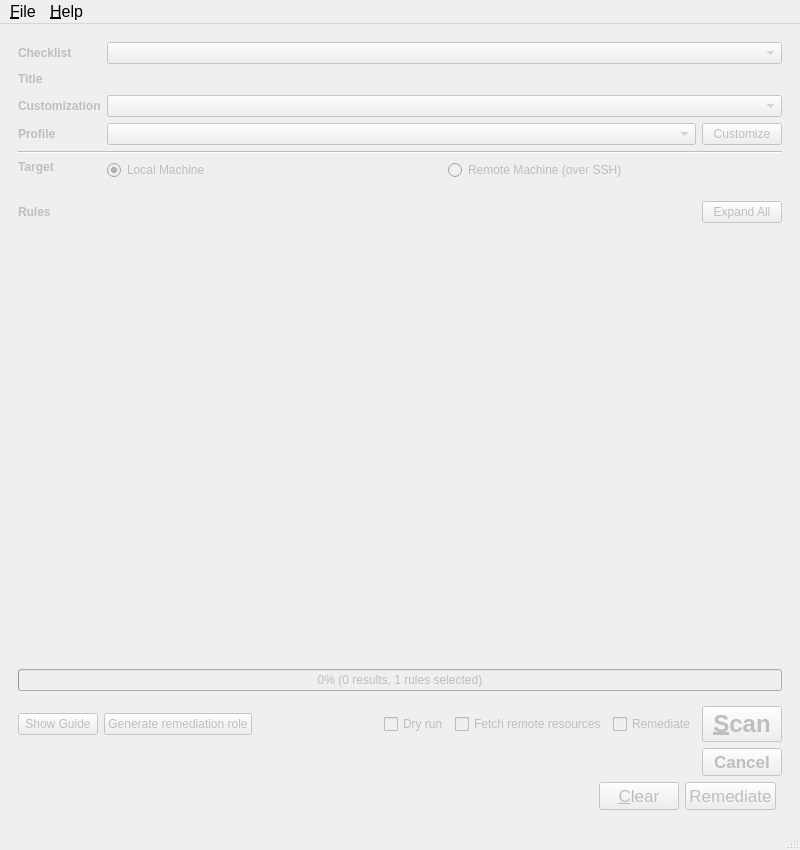
<?xml version="1.0" encoding="UTF-8"?>
<ui version="4.0">
 <class>MainWindow</class>
 <widget class="QMainWindow" name="MainWindow">
  <property name="enabled">
   <bool>true</bool>
  </property>
  <property name="geometry">
   <rect>
    <x>0</x>
    <y>0</y>
    <width>800</width>
    <height>850</height>
   </rect>
  </property>
  <property name="windowTitle">
   <string>SCAP Workbench</string>
  </property>
  <widget class="QWidget" name="centralwidget">
   <property name="enabled">
    <bool>false</bool>
   </property>
   <layout class="QVBoxLayout" name="verticalLayout">
    <item>
     <widget class="QWidget" name="scanProperties" native="true">
      <layout class="QGridLayout" name="gridLayout">
       <item row="6" column="2">
        <widget class="QPushButton" name="customizeProfileButton">
         <property name="toolTip">
          <string>Duplicates the current profile, and opens a window to customize it.</string>
         </property>
         <property name="text">
          <string>Customize</string>
         </property>
         <property name="shortcut">
          <string>Ctrl+T</string>
         </property>
        </widget>
       </item>
       <item row="7" column="0" colspan="3">
        <widget class="Line" name="line_2">
         <property name="orientation">
          <enum>Qt::Horizontal</enum>
         </property>
        </widget>
       </item>
       <item row="2" column="1" colspan="2">
        <widget class="QComboBox" name="checklistComboBox">
         <property name="sizePolicy">
          <sizepolicy hsizetype="Preferred" vsizetype="Fixed">
           <horstretch>0</horstretch>
           <verstretch>0</verstretch>
          </sizepolicy>
         </property>
        </widget>
       </item>
       <item row="6" column="0">
        <widget class="QLabel" name="label_3">
         <property name="font">
          <font>
           <weight>75</weight>
           <bold>true</bold>
          </font>
         </property>
         <property name="text">
          <string>Profile</string>
         </property>
        </widget>
       </item>
       <item row="2" column="0">
        <widget class="QLabel" name="checklistLabel">
         <property name="font">
          <font>
           <weight>75</weight>
           <bold>true</bold>
          </font>
         </property>
         <property name="text">
          <string>Checklist</string>
         </property>
        </widget>
       </item>
       <item row="10" column="0">
        <widget class="QLabel" name="label">
         <property name="font">
          <font>
           <weight>75</weight>
           <bold>true</bold>
          </font>
         </property>
         <property name="text">
          <string>Target</string>
         </property>
         <property name="alignment">
          <set>Qt::AlignLeading|Qt::AlignLeft|Qt::AlignTop</set>
         </property>
        </widget>
       </item>
       <item row="5" column="0">
        <widget class="QLabel" name="label_4">
         <property name="font">
          <font>
           <weight>75</weight>
           <bold>true</bold>
          </font>
         </property>
         <property name="text">
          <string>Customization</string>
         </property>
        </widget>
       </item>
       <item row="6" column="1">
        <widget class="QComboBox" name="profileComboBox">
         <property name="toolTip">
          <string>Determines which XCCDF profile will be used for evaluation. Listed profiles come from the input content and customization file.</string>
         </property>
         <property name="maxVisibleItems">
          <number>15</number>
         </property>
        </widget>
       </item>
       <item row="3" column="1" colspan="2">
        <widget class="QLabel" name="titleLabel">
         <property name="sizePolicy">
          <sizepolicy hsizetype="Expanding" vsizetype="Preferred">
           <horstretch>0</horstretch>
           <verstretch>0</verstretch>
          </sizepolicy>
         </property>
         <property name="font">
          <font>
           <pointsize>12</pointsize>
           <weight>75</weight>
           <bold>true</bold>
          </font>
         </property>
         <property name="toolTip">
          <string>TItle of the XCCDF Benchmark</string>
         </property>
         <property name="text">
          <string/>
         </property>
        </widget>
       </item>
       <item row="3" column="0">
        <widget class="QLabel" name="label_5">
         <property name="font">
          <font>
           <weight>75</weight>
           <bold>true</bold>
          </font>
         </property>
         <property name="text">
          <string>Title</string>
         </property>
        </widget>
       </item>
       <item row="4" column="1">
        <spacer name="horizontalSpacer_2">
         <property name="orientation">
          <enum>Qt::Horizontal</enum>
         </property>
         <property name="sizeHint" stdset="0">
          <size>
           <width>40</width>
           <height>1</height>
          </size>
         </property>
        </spacer>
       </item>
       <item row="5" column="1" colspan="2">
        <widget class="QComboBox" name="tailoringFileComboBox">
         <property name="toolTip">
          <string>Allows to select, load or reset a customization. Customization is called XCCDF Tailoring in the specification.</string>
         </property>
        </widget>
       </item>
       <item row="10" column="1" colspan="2">
        <widget class="QWidget" name="widget_4" native="true">
         <property name="sizePolicy">
          <sizepolicy hsizetype="Preferred" vsizetype="Preferred">
           <horstretch>0</horstretch>
           <verstretch>0</verstretch>
          </sizepolicy>
         </property>
         <layout class="QHBoxLayout" name="horizontalLayout_5">
          <property name="leftMargin">
           <number>0</number>
          </property>
          <property name="topMargin">
           <number>0</number>
          </property>
          <property name="rightMargin">
           <number>0</number>
          </property>
          <property name="bottomMargin">
           <number>0</number>
          </property>
          <item>
           <widget class="QRadioButton" name="localMachineRadioButton">
            <property name="toolTip">
             <string>Selecting the Local Machine target will cause workbench to evaluate the same machine that it is running on.</string>
            </property>
            <property name="text">
             <string>Local Machine</string>
            </property>
            <property name="checked">
             <bool>true</bool>
            </property>
           </widget>
          </item>
          <item>
           <widget class="QRadioButton" name="remoteMachineRadioButton">
            <property name="sizePolicy">
             <sizepolicy hsizetype="Preferred" vsizetype="Fixed">
              <horstretch>0</horstretch>
              <verstretch>0</verstretch>
             </sizepolicy>
            </property>
            <property name="toolTip">
             <string>The Remote Machine target enables workbench to scan any remote machine that can be accessed using SSH.</string>
            </property>
            <property name="text">
             <string>Remote Machine (over SSH)</string>
            </property>
           </widget>
          </item>
         </layout>
        </widget>
       </item>
       <item row="11" column="0" colspan="3">
        <widget class="RemoteMachineComboBox" name="remoteMachineDetails" native="true">
         <property name="focusPolicy">
          <enum>Qt::StrongFocus</enum>
         </property>
        </widget>
       </item>
      </layout>
     </widget>
    </item>
    <item>
     <layout class="QVBoxLayout" name="ruleResults">
      <property name="leftMargin">
       <number>9</number>
      </property>
      <property name="rightMargin">
       <number>9</number>
      </property>
      <item>
       <layout class="QHBoxLayout" name="horizontalLayout_6">
        <item>
         <widget class="QLabel" name="label_2">
          <property name="font">
           <font>
            <weight>75</weight>
            <bold>true</bold>
           </font>
          </property>
          <property name="text">
           <string>Rules</string>
          </property>
         </widget>
        </item>
        <item>
         <spacer name="horizontalSpacer_5">
          <property name="orientation">
           <enum>Qt::Horizontal</enum>
          </property>
          <property name="sizeHint" stdset="0">
           <size>
            <width>40</width>
            <height>20</height>
           </size>
          </property>
         </spacer>
        </item>
        <item>
         <widget class="QPushButton" name="expandRulesButton">
          <property name="text">
           <string>Expand All</string>
          </property>
         </widget>
        </item>
       </layout>
      </item>
      <item>
       <widget class="RuleResultsTree" name="ruleResultsTree" native="true">
        <property name="sizePolicy">
         <sizepolicy hsizetype="Preferred" vsizetype="Expanding">
          <horstretch>0</horstretch>
          <verstretch>0</verstretch>
         </sizepolicy>
        </property>
        <property name="focusPolicy">
         <enum>Qt::TabFocus</enum>
        </property>
       </widget>
      </item>
      <item>
       <widget class="QProgressBar" name="progressBar">
        <property name="maximum">
         <number>1</number>
        </property>
        <property name="value">
         <number>0</number>
        </property>
        <property name="format">
         <string>%p% (%v results, %m rules selected)</string>
        </property>
       </widget>
      </item>
     </layout>
    </item>
    <item>
     <widget class="QWidget" name="widget" native="true">
      <property name="sizePolicy">
       <sizepolicy hsizetype="Preferred" vsizetype="Maximum">
        <horstretch>0</horstretch>
        <verstretch>0</verstretch>
       </sizepolicy>
      </property>
      <layout class="QHBoxLayout" name="horizontalLayout_2">
       <item>
        <widget class="QWidget" name="widget_5" native="true">
         <layout class="QVBoxLayout" name="verticalLayout_3">
          <property name="leftMargin">
           <number>0</number>
          </property>
          <property name="topMargin">
           <number>0</number>
          </property>
          <property name="rightMargin">
           <number>0</number>
          </property>
          <property name="bottomMargin">
           <number>0</number>
          </property>
          <item>
           <widget class="QWidget" name="preScanTools" native="true">
            <layout class="QHBoxLayout" name="horizontalLayout">
             <property name="leftMargin">
              <number>0</number>
             </property>
             <property name="topMargin">
              <number>0</number>
             </property>
             <property name="rightMargin">
              <number>0</number>
             </property>
             <property name="bottomMargin">
              <number>0</number>
             </property>
             <item>
              <widget class="QPushButton" name="showGuideButton">
               <property name="text">
                <string>Show Guide</string>
               </property>
              </widget>
             </item>
             <item>
              <widget class="QPushButton" name="genRemediationButton">
               <property name="toolTip">
                <string>Generate remediation role that contains fix for every single rule the in the profile. Note that not every rule implements a fix.</string>
               </property>
               <property name="text">
                <string>Generate remediation role</string>
               </property>
              </widget>
             </item>
             <item>
              <spacer name="horizontalSpacer">
               <property name="orientation">
                <enum>Qt::Horizontal</enum>
               </property>
               <property name="sizeHint" stdset="0">
                <size>
                 <width>211</width>
                 <height>20</height>
                </size>
               </property>
              </spacer>
             </item>
             <item>
              <widget class="QCheckBox" name="dryRunCheckBox">
               <property name="toolTip">
                <string>When checked no action is performed after pressing Scan, a dialog with the used command-line arguments is shown instead.</string>
               </property>
               <property name="text">
                <string>Dry run</string>
               </property>
              </widget>
             </item>
             <item>
              <widget class="QCheckBox" name="fetchRemoteResourcesCheckbox">
               <property name="toolTip">
                <string>&lt;html&gt;&lt;head/&gt;&lt;body&gt;&lt;p&gt;Allow download of&amp;nbsp;remote OVAL content referenced from&amp;nbsp;XCCDF by&amp;nbsp;check-content-ref/@href.&lt;/p&gt;&lt;/body&gt;&lt;/html&gt;</string>
               </property>
               <property name="text">
                <string>Fetch remote resources</string>
               </property>
              </widget>
             </item>
             <item>
              <widget class="QCheckBox" name="onlineRemediationCheckBox">
               <property name="toolTip">
                <string>&lt;html&gt;&lt;head/&gt;&lt;body&gt;&lt;p&gt;Attempts to automatically correct issues identified by the scan.&lt;/p&gt;&lt;p&gt;Note: Automated remediation may impact system functionality.&lt;/p&gt;&lt;/body&gt;&lt;/html&gt;</string>
               </property>
               <property name="text">
                <string>Remediate</string>
               </property>
              </widget>
             </item>
             <item>
              <widget class="QPushButton" name="scanButton">
               <property name="font">
                <font>
                 <pointsize>18</pointsize>
                 <weight>75</weight>
                 <bold>true</bold>
                </font>
               </property>
               <property name="toolTip">
                <string>Starts the evaluation.</string>
               </property>
               <property name="text">
                <string>&amp;Scan</string>
               </property>
              </widget>
             </item>
            </layout>
           </widget>
          </item>
          <item>
           <widget class="QWidget" name="scanTools" native="true">
            <layout class="QHBoxLayout" name="horizontalLayout_4">
             <property name="leftMargin">
              <number>0</number>
             </property>
             <property name="topMargin">
              <number>0</number>
             </property>
             <property name="rightMargin">
              <number>0</number>
             </property>
             <property name="bottomMargin">
              <number>0</number>
             </property>
             <item>
              <spacer name="horizontalSpacer_4">
               <property name="orientation">
                <enum>Qt::Horizontal</enum>
               </property>
               <property name="sizeHint" stdset="0">
                <size>
                 <width>40</width>
                 <height>20</height>
                </size>
               </property>
              </spacer>
             </item>
             <item>
              <widget class="QPushButton" name="cancelButton">
               <property name="font">
                <font>
                 <pointsize>13</pointsize>
                 <weight>75</weight>
                 <bold>true</bold>
                </font>
               </property>
               <property name="toolTip">
                <string>Cancels the evaluation. Partial results may be lost.</string>
               </property>
               <property name="text">
                <string>Cancel</string>
               </property>
               <property name="shortcut">
                <string/>
               </property>
              </widget>
             </item>
            </layout>
           </widget>
          </item>
          <item>
           <widget class="QWidget" name="postScanTools" native="true">
            <layout class="QHBoxLayout" name="horizontalLayout_3">
             <property name="leftMargin">
              <number>0</number>
             </property>
             <property name="topMargin">
              <number>0</number>
             </property>
             <property name="rightMargin">
              <number>0</number>
             </property>
             <property name="bottomMargin">
              <number>0</number>
             </property>
             <item>
              <spacer name="horizontalSpacer_3">
               <property name="orientation">
                <enum>Qt::Horizontal</enum>
               </property>
               <property name="sizeHint" stdset="0">
                <size>
                 <width>40</width>
                 <height>20</height>
                </size>
               </property>
              </spacer>
             </item>
             <item>
              <widget class="QPushButton" name="clearButton">
               <property name="font">
                <font>
                 <pointsize>13</pointsize>
                </font>
               </property>
               <property name="toolTip">
                <string>Causes workbench to forget all collected evaluation results and prepares it for another scan.</string>
               </property>
               <property name="text">
                <string>&amp;Clear</string>
               </property>
              </widget>
             </item>
             <item>
              <widget class="QPushButton" name="offlineRemediateButton">
               <property name="enabled">
                <bool>false</bool>
               </property>
               <property name="font">
                <font>
                 <pointsize>13</pointsize>
                </font>
               </property>
               <property name="text">
                <string>Remediate</string>
               </property>
               <property name="checkable">
                <bool>false</bool>
               </property>
               <property name="checked">
                <bool>false</bool>
               </property>
              </widget>
             </item>
             <item>
              <widget class="ResultViewer" name="resultViewer" native="true"/>
             </item>
            </layout>
           </widget>
          </item>
         </layout>
        </widget>
       </item>
      </layout>
     </widget>
    </item>
   </layout>
  </widget>
  <widget class="QStatusBar" name="statusBar"/>
  <widget class="QMenuBar" name="menuBar">
   <property name="geometry">
    <rect>
     <x>0</x>
     <y>0</y>
     <width>800</width>
     <height>26</height>
    </rect>
   </property>
   <property name="font">
    <font>
     <pointsize>12</pointsize>
    </font>
   </property>
   <property name="defaultUp">
    <bool>false</bool>
   </property>
   <widget class="QMenu" name="menuFile">
    <property name="title">
     <string>&amp;File</string>
    </property>
    <widget class="QMenu" name="menuSave">
     <property name="title">
      <string>Save &amp;All</string>
     </property>
     <addaction name="actionSaveIntoDirectory"/>
     <addaction name="actionSaveAsRPM"/>
    </widget>
    <addaction name="actionOpenSSG"/>
    <addaction name="actionOpen"/>
    <addaction name="actionReloadContent"/>
    <addaction name="separator"/>
    <addaction name="actionOpenCustomizationFile"/>
    <addaction name="separator"/>
    <addaction name="actionSaveTailoring"/>
    <addaction name="menuSave"/>
    <addaction name="separator"/>
    <addaction name="actionQuit"/>
   </widget>
   <widget class="QMenu" name="menuHelp">
    <property name="title">
     <string>&amp;Help</string>
    </property>
    <addaction name="actionUserManual"/>
    <addaction name="separator"/>
    <addaction name="actionShowDiagnostics"/>
    <addaction name="separator"/>
    <addaction name="actionAbout"/>
    <addaction name="actionAboutQt"/>
   </widget>
   <addaction name="menuFile"/>
   <addaction name="menuHelp"/>
  </widget>
  <action name="actionOpen">
   <property name="text">
    <string>&amp;Open Other Content</string>
   </property>
   <property name="shortcutContext">
    <enum>Qt::ApplicationShortcut</enum>
   </property>
  </action>
  <action name="actionQuit">
   <property name="text">
    <string>&amp;Quit</string>
   </property>
   <property name="shortcut">
    <string>Ctrl+Q</string>
   </property>
  </action>
  <action name="actionAbout">
   <property name="text">
    <string>About SCAP Workbench</string>
   </property>
  </action>
  <action name="actionUserManual">
   <property name="text">
    <string>User Manual</string>
   </property>
  </action>
  <action name="actionSaveIntoDirectory">
   <property name="text">
    <string>Into a &amp;directory</string>
   </property>
  </action>
  <action name="actionSaveAsRPM">
   <property name="text">
    <string>As &amp;RPM</string>
   </property>
  </action>
  <action name="actionAboutQt">
   <property name="text">
    <string>About Qt</string>
   </property>
  </action>
  <action name="actionShowDiagnostics">
   <property name="text">
    <string>Show Diagnostics</string>
   </property>
  </action>
  <action name="actionSaveTailoring">
   <property name="text">
    <string>Save Customization O&amp;nly</string>
   </property>
  </action>
  <action name="actionOpenSSG">
   <property name="text">
    <string>Open content from &amp;SCAP Security Guide</string>
   </property>
  </action>
  <action name="actionOpenCustomizationFile">
   <property name="text">
    <string>Open &amp;Customization File</string>
   </property>
  </action>
  <action name="actionReloadContent">
   <property name="text">
    <string>&amp;Reload Opened Content</string>
   </property>
   <property name="iconText">
    <string>Reload Opened Content</string>
   </property>
   <property name="toolTip">
    <string>Reload Opened Content</string>
   </property>
  </action>
 </widget>
 <customwidgets>
  <customwidget>
   <class>ResultViewer</class>
   <extends>QWidget</extends>
   <header>ResultViewer.h</header>
   <container>1</container>
  </customwidget>
  <customwidget>
   <class>RemoteMachineComboBox</class>
   <extends>QWidget</extends>
   <header>RemoteMachineComboBox.h</header>
   <container>1</container>
  </customwidget>
  <customwidget>
   <class>RuleResultsTree</class>
   <extends>QWidget</extends>
   <header>RuleResultsTree.h</header>
   <container>1</container>
  </customwidget>
 </customwidgets>
 <tabstops>
  <tabstop>checklistComboBox</tabstop>
  <tabstop>tailoringFileComboBox</tabstop>
  <tabstop>profileComboBox</tabstop>
  <tabstop>customizeProfileButton</tabstop>
  <tabstop>localMachineRadioButton</tabstop>
  <tabstop>remoteMachineRadioButton</tabstop>
  <tabstop>remoteMachineDetails</tabstop>
  <tabstop>expandRulesButton</tabstop>
  <tabstop>ruleResultsTree</tabstop>
  <tabstop>showGuideButton</tabstop>
  <tabstop>genRemediationButton</tabstop>
  <tabstop>dryRunCheckBox</tabstop>
  <tabstop>fetchRemoteResourcesCheckbox</tabstop>
  <tabstop>onlineRemediationCheckBox</tabstop>
  <tabstop>scanButton</tabstop>
  <tabstop>cancelButton</tabstop>
  <tabstop>clearButton</tabstop>
  <tabstop>offlineRemediateButton</tabstop>
 </tabstops>
 <resources/>
 <connections>
  <connection>
   <sender>remoteMachineRadioButton</sender>
   <signal>toggled(bool)</signal>
   <receiver>remoteMachineDetails</receiver>
   <slot>setVisible(bool)</slot>
   <hints>
    <hint type="sourcelabel">
     <x>781</x>
     <y>200</y>
    </hint>
    <hint type="destinationlabel">
     <x>437</x>
     <y>216</y>
    </hint>
   </hints>
  </connection>
  <connection>
   <sender>actionQuit</sender>
   <signal>triggered()</signal>
   <receiver>MainWindow</receiver>
   <slot>close()</slot>
   <hints>
    <hint type="sourcelabel">
     <x>-1</x>
     <y>-1</y>
    </hint>
    <hint type="destinationlabel">
     <x>399</x>
     <y>324</y>
    </hint>
   </hints>
  </connection>
  <connection>
   <sender>ruleResultsTree</sender>
   <signal>allRuleResultsExpanded(bool)</signal>
   <receiver>MainWindow</receiver>
   <slot>allRuleResultsExpanded(bool)</slot>
   <hints>
    <hint type="sourcelabel">
     <x>20</x>
     <y>20</y>
    </hint>
    <hint type="destinationlabel">
     <x>20</x>
     <y>20</y>
    </hint>
   </hints>
  </connection>
 </connections>
</ui>
